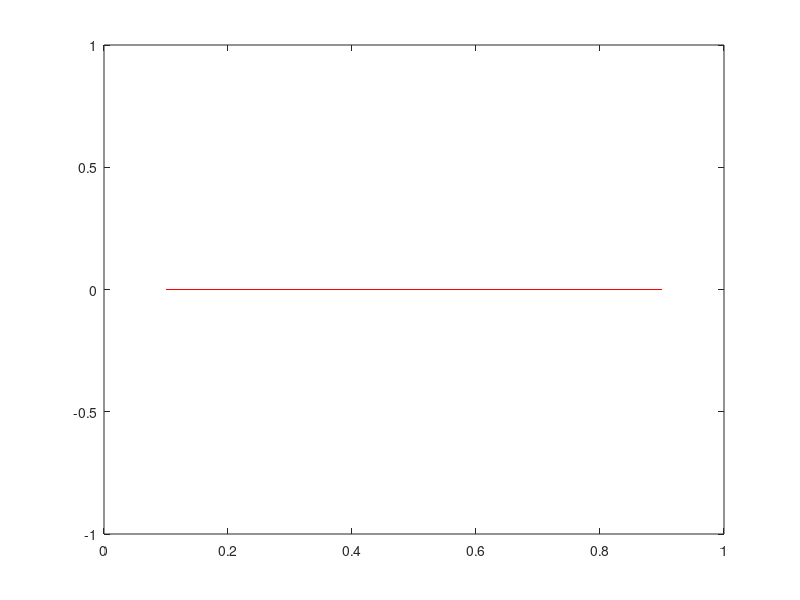

Reproduce this figure in MATLAB. (Note: this script raises an error after producing the figure.)
%%%%%%%%%%%%%%%%%%%%%%%%%%%%%%%%%%%%%%%%%%%%%%%%%%%%%%%%%%%%%
% AM 260, UC Santa Cruz
% Written by Prof. Dongwook Lee
% A template code for solving the 1D linear scalar equation
% u_t + a u_x = 0 using the upwind method
%%%%%%%%%%%%%%%%%%%%%%%%%%%%%%%%%%%%%%%%%%%%%%%%%%%%%%%%%%%%%


clf;
clear all;
disp('Solving a linear advection problem:');


% take user's input for grid resolution
N=input('How many grid cells? = ');

% domain x_beg
xa=0;

% domain x_end
xb=1;

% grid delta
dx = (xb-xa)/N;

% two guardcells on each side
ngc=2;

% initialize your grid
x(ngc+1:N+ngc)=linspace(xa+0.5*dx,xb-0.5*dx,N);
for i=1:ngc
    x(i)       = xa - (ngc-0.5)*dx + (i-1)*dx;
    x(i+N+ngc) = x(N+ngc) + i*dx;
end
    
%initialize to zero
u(1:N+2*ngc)=0.;
u_init = u;


% choose an initial profile
disp('Choose IC:');
disp('[1] Square or [2] sine wave');
ICtype = input('IC type= ');

% setup IC
if (ICtype == 1)
    %square wave
    for i=ngc+1:N+ngc;
        if abs(x(i)-0.5)<0.2;
            u(i) = 1;
            
        else
            u(i) = 0;
        end
    end
elseif (ICtype == 2)
    %sin wave
    u(ngc+1:N+ngc)=sin(2.*pi*x(ngc+1:N+ngc));
end


%periodic BC for both square and sine waves
u(1)=u(N+ngc-1);
u(2)=u(N+ngc);
u(N+ngc+1)=u(ngc+1);
u(N+ngc+2)=u(ngc+2);

% get ready
uNnew = u;
u_init = u;


% take user's input for the advection velocity
c   = input('advection velocity c = ');

% take user's input for CFL
cfl = input('CFL = ');


%compute dt based on the CFL number
dt=cfl*dx/abs(c);

% take user's input for a number of turns to simulate
Ncycle=input('How many advection cycles over the periodic domain? = ');

% set your clock to zero
t=0;

% set tmax based on the number of turns
tmax=Ncycle*(xb-xa)/abs(c);

% plot the IC and wait
grid on;
plot(x(ngc+1:N+ngc),u(ngc+1:N+ngc),'r');
pause

while t<tmax;
    
    for i=ngc+1:N+ngc; 

        uNew(i) = upwind(u(i),u(i-1),c,dt,dx); 

    end
    
    % update the clock
    t=t+dt;

    % apply periodic BC
    uNew(1)=uNew(N+ngc-1);
    uNew(2)=uNew(N+ngc);
    uNew(N+ngc+1)=uNew(ngc+1);
    uNew(N+ngc+2)=uNew(ngc+2);
  
    % update the solution
    u=uNew;
    
    % plot
    grid on;
    plot(x(ngc+1:N+ngc),u(ngc+1:N+ngc),'ro-')
    ylim([-1,1])
    
    % make a movie
    pause(0.1)
end

hold on
plot(x(ngc+1:N+ngc),u(ngc+1:N+ngc),'ro-')
plot(x(ngc+1:N+ngc),u_init(ngc+1:N+ngc),'b')


